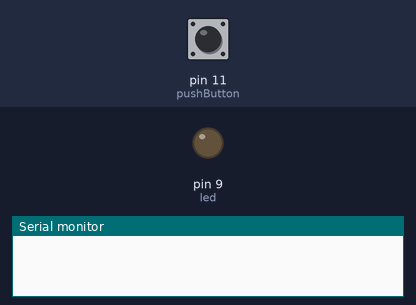
This sketch was run on a simulated Arduino Uno, built with avr-gcc and run on an emulated ATmega328P. Shown: output pins drawn as LEDs (lit = HIGH), the last lines printed to the serial monitor. Inputs (shaded band) come from the test bench; at power-on: pin 11 (pushButton) HIGH.

Above: at 1.2 s.
1.3 s: pin 11 (pushButton) pulled LOW for 0.15 s
At 2.5 s:
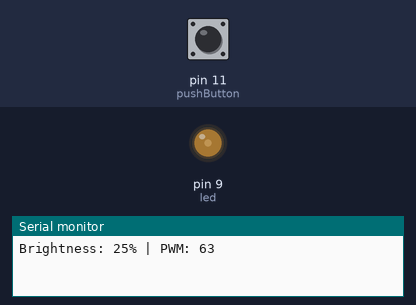
2.9 s: pin 11 (pushButton) pulled LOW for 1 s
At 3.8 s:
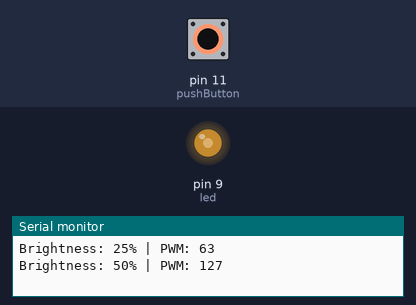
5.4 s: pin 11 (pushButton) pulled LOW for 0.15 s
At 5.7 s:
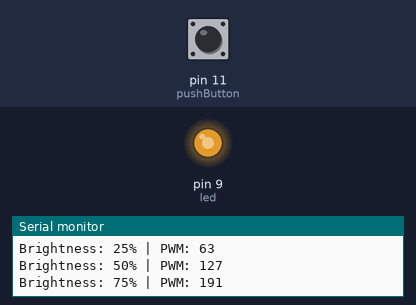
7.0 s: pin 11 (pushButton) pulled LOW for 3.2 s
At 8.1 s:
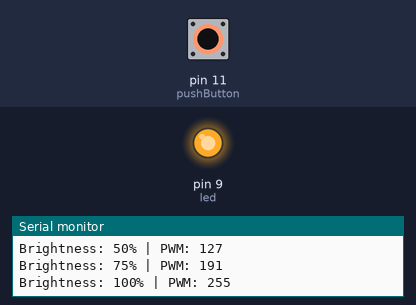
Timing chart, 0 to 10.0 s (numbered marks = the images above; inputs shaded):
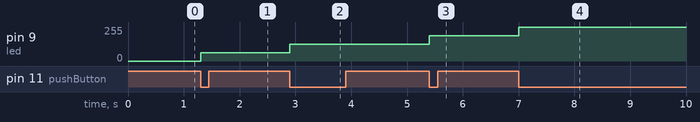

The sketch:

code.ino
```cpp
// 16-push-button-pwm-control

int led = 9;
int pushButton = 11;

int lastButtonState = HIGH;
int brightness = 0;

void setup()
{
  pinMode(led, OUTPUT);
  pinMode(pushButton, INPUT_PULLUP);
  Serial.begin(9600);
}

void loop()
{
  int currentButtonState = digitalRead(pushButton);

  if (lastButtonState == HIGH && currentButtonState == LOW)
  {
    brightness += 25;

    if (brightness > 100)
    {
      brightness = 0;
    }

    int pwmValue = map(brightness, 0, 100, 0, 255);

    analogWrite(led, pwmValue);

    Serial.print("Brightness: ");
    Serial.print(brightness);
    Serial.print("% | PWM: ");
    Serial.println(pwmValue);
  }

  lastButtonState = currentButtonState;
}
```

Measured:
- after the input at 1.3 s, pin 9 (led): 0/255 → 63/255 at once
- after the input at 2.9 s, pin 9 (led): 63/255 → 127/255 at once
- after the input at 5.4 s, pin 9 (led): 127/255 → 191/255 at once
- after the input at 7.0 s, pin 9 (led): 191/255 → 255/255 at once
